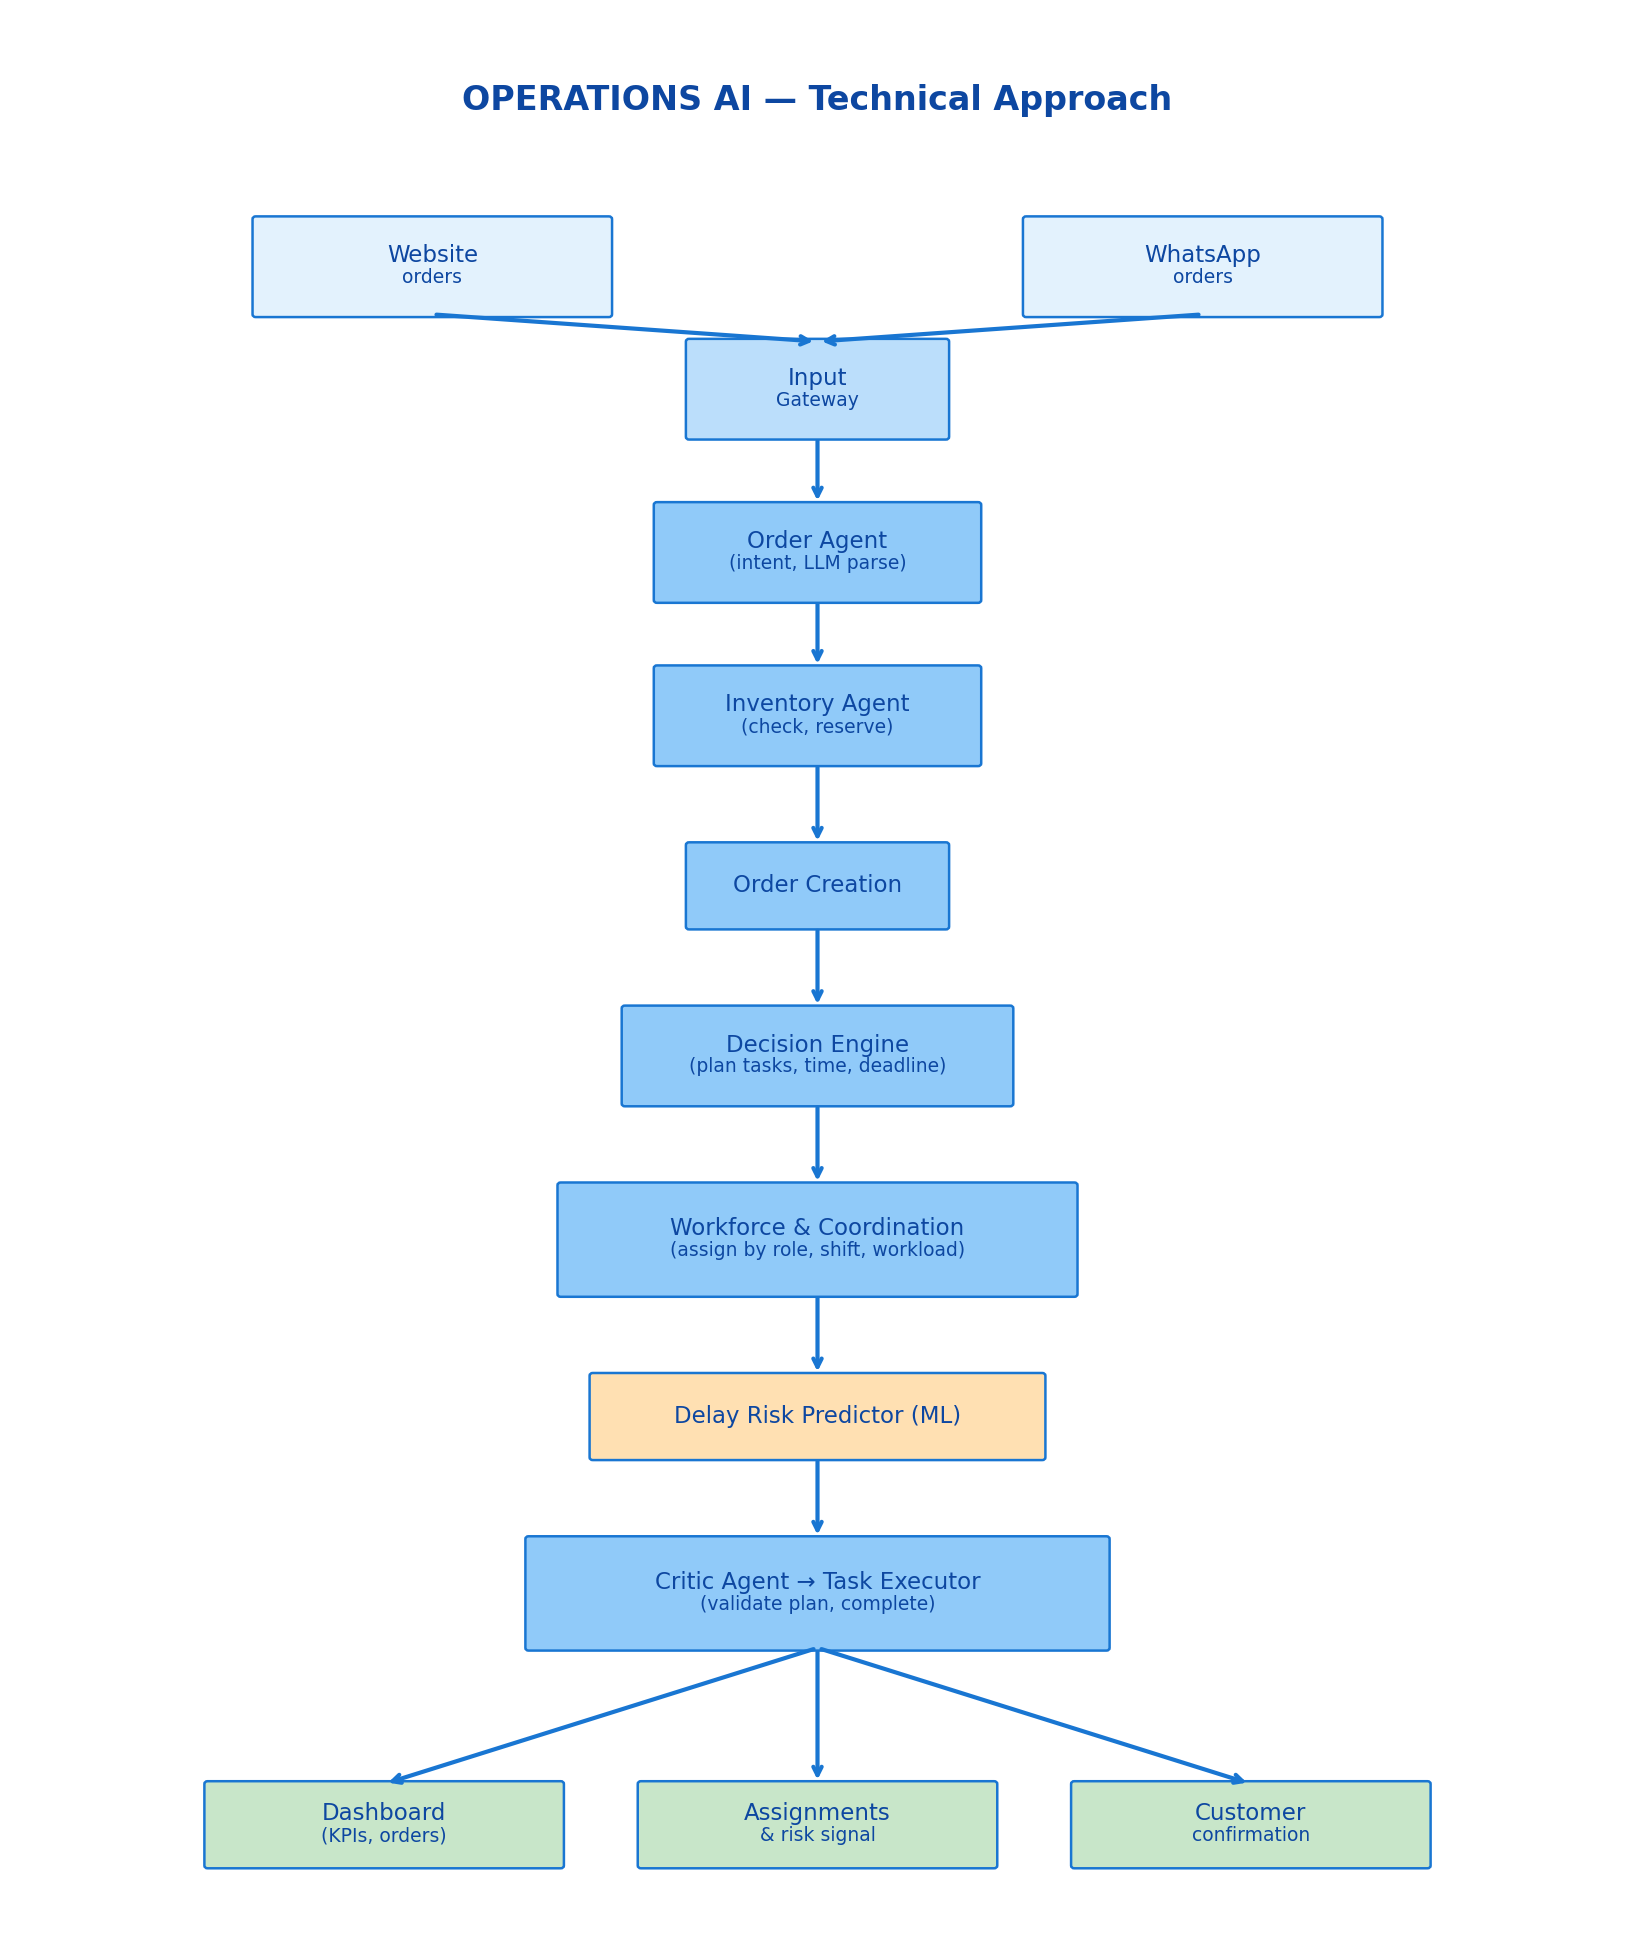

Generate this figure with Python:
"""
Generate a flowchart for the OPERATIONS AI technical approach.
Uses matplotlib only (no graphviz). Run: python technical_flowchart.py
Output: technical_flowchart.png in the same directory.
"""

import matplotlib.pyplot as plt
from matplotlib.patches import FancyBboxPatch, FancyArrowPatch
import os

# Figure - slightly larger for bigger text
fig, ax = plt.subplots(1, 1, figsize=(11, 13))
ax.set_xlim(0, 10)
ax.set_ylim(0, 14)
ax.axis('off')

# Colors
bg_input = '#E3F2FD'
bg_gateway = '#BBDEFB'
bg_agent = '#90CAF9'
bg_ml = '#FFE0B2'
bg_output = '#C8E6C9'
border = '#1976D2'
text_color = '#0D47A1'

# Store box bounds for arrow connection: (x, y, w, h)
boxes = {}

def box(ax, key, x, y, w, h, text, facecolor=bg_agent, fontsize=11, subfont=9):
    """Draw box and save bounds. text can be 'Line1\nLine2' for main and sub."""
    p = FancyBboxPatch((x, y), w, h, boxstyle="round,pad=0.02",
                       facecolor=facecolor, edgecolor=border, linewidth=1.2)
    ax.add_patch(p)
    lines = text.split('\n')
    if len(lines) == 2:
        ax.text(x + w/2, y + h/2 + 0.08, lines[0], ha='center', va='center', fontsize=fontsize,
                color=text_color, fontweight='normal')
        ax.text(x + w/2, y + h/2 - 0.08, lines[1], ha='center', va='center', fontsize=subfont,
                color=text_color, fontweight='normal')
    else:
        ax.text(x + w/2, y + h/2, text, ha='center', va='center', fontsize=fontsize,
                color=text_color, fontweight='normal')
    boxes[key] = (x, y, w, h)

def arrow(ax, start_xy, end_xy):
    """Draw arrow from start to end (coordinates at box edges)."""
    ax.annotate('', xy=end_xy, xytext=start_xy,
                arrowprops=dict(arrowstyle='->', color=border, lw=2,
                                connectionstyle='arc3,rad=0'))

def bottom_center(key):
    x, y, w, h = boxes[key]
    return (x + w/2, y)
def top_center(key):
    x, y, w, h = boxes[key]
    return (x + w/2, y + h)
def center(key):
    x, y, w, h = boxes[key]
    return (x + w/2, y + h/2)

# Title
ax.text(5, 13.3, 'OPERATIONS AI — Technical Approach', ha='center', fontsize=16, fontweight='bold', color=text_color)

# Row 0: Inputs
box(ax, 'web', 1.5, 11.8, 2.2, 0.7, 'Website\norders', bg_input, 11, 9)
box(ax, 'wa', 6.3, 11.8, 2.2, 0.7, 'WhatsApp\norders', bg_input, 11, 9)

# Input Gateway
box(ax, 'gateway', 4.2, 10.9, 1.6, 0.7, 'Input\nGateway', bg_gateway, 11, 9)
arrow(ax, bottom_center('web'), top_center('gateway'))
arrow(ax, bottom_center('wa'), top_center('gateway'))

# Order Agent
box(ax, 'order_agent', 4.0, 9.7, 2.0, 0.7, 'Order Agent\n(intent, LLM parse)', bg_agent, 11, 9)
arrow(ax, bottom_center('gateway'), top_center('order_agent'))

# Inventory Agent
box(ax, 'inventory', 4.0, 8.5, 2.0, 0.7, 'Inventory Agent\n(check, reserve)', bg_agent, 11, 9)
arrow(ax, bottom_center('order_agent'), top_center('inventory'))

# Order Creation
box(ax, 'order_creation', 4.2, 7.3, 1.6, 0.6, 'Order Creation', bg_agent, 11, 9)
arrow(ax, bottom_center('inventory'), top_center('order_creation'))

# Decision Engine
box(ax, 'decision', 3.8, 6.0, 2.4, 0.7, 'Decision Engine\n(plan tasks, time, deadline)', bg_agent, 11, 9)
arrow(ax, bottom_center('order_creation'), top_center('decision'))

# Workforce + Coordination
box(ax, 'workforce', 3.4, 4.6, 3.2, 0.8, 'Workforce & Coordination\n(assign by role, shift, workload)', bg_agent, 11, 9)
arrow(ax, bottom_center('decision'), top_center('workforce'))

# Delay Risk Predictor (ML)
box(ax, 'risk', 3.6, 3.4, 2.8, 0.6, 'Delay Risk Predictor (ML)', bg_ml, 11, 9)
arrow(ax, bottom_center('workforce'), top_center('risk'))

# Critic + Task Executor
box(ax, 'critic', 3.2, 2.0, 3.6, 0.8, 'Critic Agent → Task Executor\n(validate plan, complete)', bg_agent, 11, 9)
arrow(ax, bottom_center('risk'), top_center('critic'))

# Outputs
box(ax, 'out_dash', 1.2, 0.4, 2.2, 0.6, 'Dashboard\n(KPIs, orders)', bg_output, 11, 9)
box(ax, 'out_assign', 3.9, 0.4, 2.2, 0.6, 'Assignments\n& risk signal', bg_output, 11, 9)
box(ax, 'out_cust', 6.6, 0.4, 2.2, 0.6, 'Customer\nconfirmation', bg_output, 11, 9)
# Arrows from Critic bottom to each output top
arrow(ax, bottom_center('critic'), top_center('out_dash'))
arrow(ax, bottom_center('critic'), top_center('out_assign'))
arrow(ax, bottom_center('critic'), top_center('out_cust'))

plt.tight_layout()
out_path = os.path.join(os.path.dirname(__file__), 'technical_flowchart.png')
plt.savefig(out_path, dpi=150, bbox_inches='tight', facecolor='white')
print('Saved:', out_path)
plt.close()
